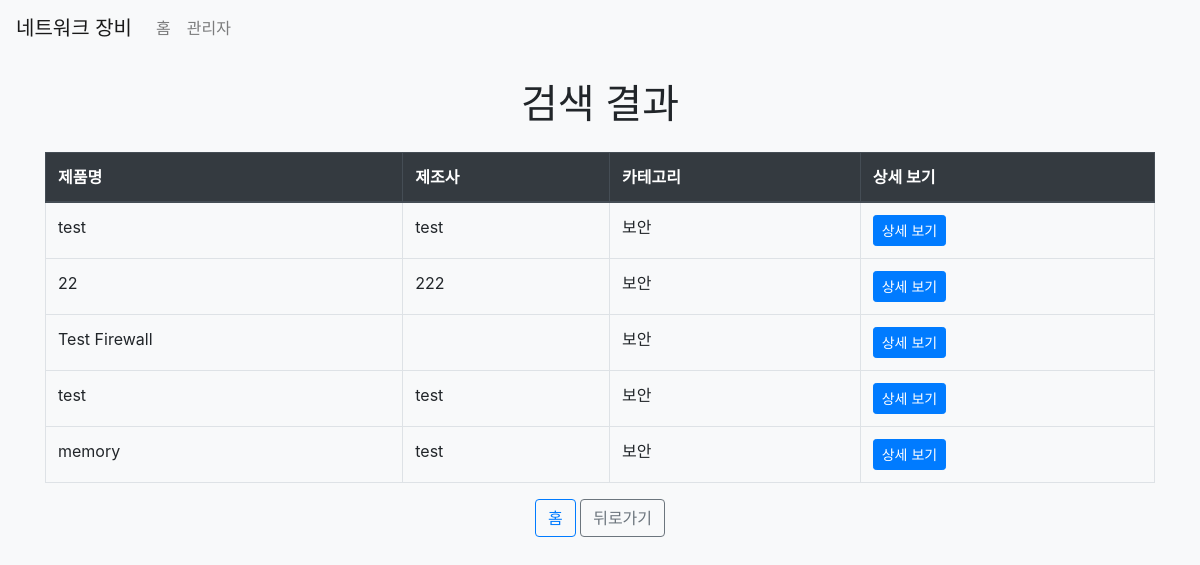
Screenshot of /search with the database file from the repository.
### tables this page shows
CREATE TABLE equipment
                 (id INTEGER PRIMARY KEY, name TEXT, manufacturer TEXT, category TEXT, specs TEXT, image TEXT, upload_date TEXT, datasheet TEXT, certification TEXT);

### app.py (the view)
@app.route('/search', methods=['GET'])
def search():
    query = request.args.get('q', '').lower()
    page = request.args.get('page', 1, type=int)
    per_page = 10
    offset = (page - 1) * per_page
    conn = sqlite3.connect('database.db')
    c = conn.cursor()
    c.execute("SELECT COUNT(*) FROM equipment WHERE LOWER(name) LIKE ? OR LOWER(manufacturer) LIKE ? OR LOWER(specs) LIKE ?",
              (f'%{query}%', f'%{query}%', f'%{query}%'))
    total = c.fetchone()[0]
    total_pages = (total // per_page) + (1 if total % per_page else 0)
    c.execute("SELECT * FROM equipment WHERE LOWER(name) LIKE ? OR LOWER(manufacturer) LIKE ? OR LOWER(specs) LIKE ? LIMIT ? OFFSET ?",
              (f'%{query}%', f'%{query}%', f'%{query}%', per_page, offset))
    results = c.fetchall()
    conn.close()
    filtered_results = []
    for result in results:
        specs = eval(result[4]) if result[4] else {}
        if (query in result[1].lower() or query in result[2].lower() or
            any(query in str(value).lower() for value in specs.values())):
            filtered_results.append(result)
    return render_template('search.html', results=filtered_results, query=query, page=page, total_pages=total_pages)

### templates/search.html (shortened to what this page needs)
<!DOCTYPE html>
<html lang="ko">
<head>
    <link rel="stylesheet" href="https://stackpath.bootstrapcdn.com/bootstrap/4.5.2/css/bootstrap.min.css">
</head>
<body class="bg-light">
    <nav class="navbar navbar-expand-lg navbar-light bg-light">
        <a class="navbar-brand" href="{{ url_for('index') }}">네트워크 장비</a>
        <div class="collapse navbar-collapse" id="navbarNav">
            <ul class="navbar-nav">
                <li class="nav-item">
                    <a class="nav-link" href="{{ url_for('index') }}">홈</a>
                </li>
                <li class="nav-item">
                    <a class="nav-link" href="{{ url_for('admin_login') }}">관리자</a>
                </li>
            </ul>
        </div>
    </nav>
    <div class="container mt-4">
        <h1 class="text-center mb-4">검색 결과</h1>
        {% if results %}
        <table class="table table-bordered table-hover">
            <thead class="thead-dark">
                <tr>
                    <th>제품명</th>
                    <th>제조사</th>
                    <th>카테고리</th>
                    <th>상세 보기</th>
                </tr>
            </thead>
            <tbody>
                {% for result in results %}
                <tr>
                    <td>{{ result[1] }}</td>
                    <td>{{ result[2] }}</td>
                    <td>{{ result[3] }}</td>
                    <td><a href="{{ url_for('equipment_detail', id=result[0]) }}" class="btn btn-sm btn-primary">상세 보기</a></td>
                </tr>
                {% endfor %}
            </tbody>
        </table>
        {% else %}
        <p class="text-center">검색 결과가 없습니다.</p>
        {% endif %}
        <div class="mt-3 text-center">
            <a href="{{ url_for('index') }}" class="btn btn-outline-primary">홈</a>
            <button onclick="window.history.back()" class="btn btn-outline-secondary">뒤로가기</button>
        </div>
    </div>
</body>
</html>

### rows the page displays
equipment: name "test", manufacturer "test", category "보안"
equipment: name "22", manufacturer "222", category "보안"
equipment: name "Test Firewall", category "보안"
equipment: name "test", manufacturer "test", category "보안"
equipment: name "memory", manufacturer "test", category "보안"
